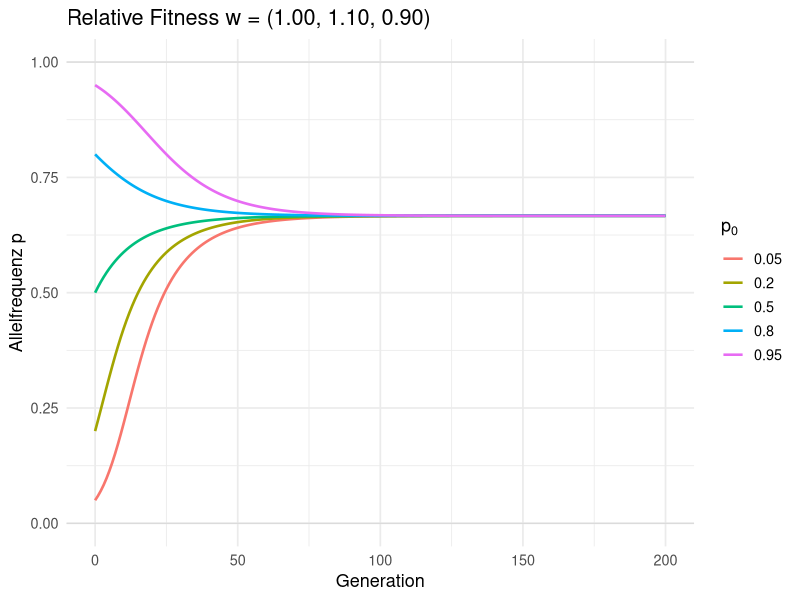
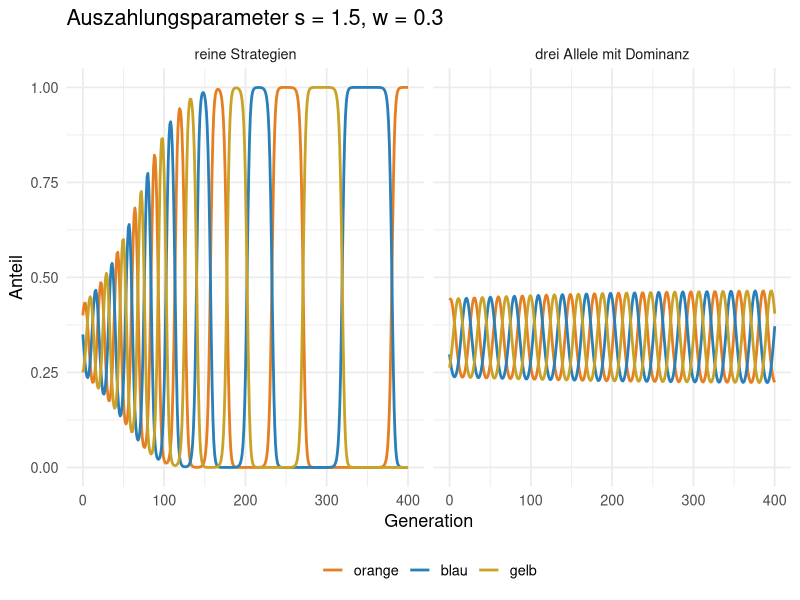
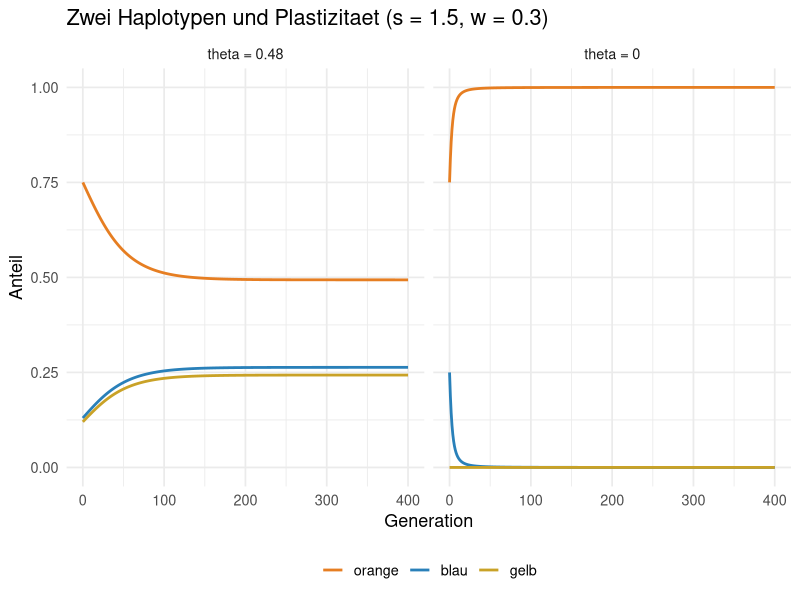

These charts were generated, in order, by the following R code:
## ---- chunk 1
knitr::opts_chunk$set(echo = TRUE, warning = FALSE, message = FALSE,
                      fig.height = 3.6)
library(ggplot2)
theme_set(theme_minimal(base_size = 13))
cols_morph <- c(orange = "#e67e22", blau = "#2980b9", gelb = "#c9a227")
## ---- chunk 2
# Eine Generation: Allelfrequenz p nach Selektion mit Fitness w = (w_AA, w_Aa, w_aa)
selektionsschritt <- function(p, w) {
  q <- 1 - p
  wbar <- p^2 * w[1] + 2 * p * q * w[2] + q^2 * w[3]  # mittlere Fitness
  (p^2 * w[1] + p * q * w[2]) / wbar                     # Beitrag von A
}

# Bahn von p über mehrere Generationen
simuliere_w <- function(p0, w, gen = 200) {
  p <- numeric(gen + 1)
  p[1] <- p0
  for (t in seq_len(gen)) p[t + 1] <- selektionsschritt(p[t], w)
  p
}

# Homozygote fest; Heterozygote frei waehlen
w_AA <- 1.0
w_aa <- 0.9
w_Aa <- 1.1   # <- aendern (z.B. 0.5, 0.95, 1.1)

w <- c(w_AA, w_Aa, w_aa)
starts <- c(0.05, 0.2, 0.5, 0.8, 0.95)   # Startwerte gleich lassen

df1 <- do.call(rbind, lapply(starts, function(p0) {
  data.frame(t = 0:200, p = simuliere_w(p0, w), start = factor(p0))
}))

ggplot(df1, aes(t, p, colour = start, group = start)) +
  geom_hline(yintercept = c(0, 1), colour = "grey85", linewidth = 0.4) +
  geom_line(linewidth = 0.9) +
  coord_cartesian(ylim = c(0, 1)) +
  labs(x = "Generation", y = "Allelfrequenz p",
       title = sprintf("Relative Fitness w = (%.2f, %.2f, %.2f)", w[1], w[2], w[3]),
       colour = expression(p[0]))
## ---- chunk 3
# RPS-Auszahlungsmatrix (Kosten): s > 1 stark, w < 1 schwach
make_rps_A <- function(s, w) {
  matrix(c(1, w, s, s, 1, w, w, s, 1), 3, byrow = TRUE)
}

# Reine Strategien (wie Woche 4): Anteile f, Fitness aus A, Normalisieren
simuliere_strategie <- function(f0, s, w, gen = 400, C = 2) {
  F <- matrix(NA_real_, gen + 1, 3)
  F[1, ] <- f0 / sum(f0)
  for (t in seq_len(gen)) {
    W <- C - as.vector(make_rps_A(s, w) %*% F[t, ])
    f1 <- F[t, ] * W
    F[t + 1, ] <- f1 / sum(f1)
  }
  F
}

# Allelfrequenzen p = (o, b, y) → Morphanteile unter zyklischer Dominanz
morphen_3allel <- function(p) {
  o <- p[1]; b <- p[2]; y <- p[3]
  c(o^2 + 2 * o * b,   # orange: OO, OB
    b^2 + 2 * b * y,   # blau:   BB, BY
    y^2 + 2 * y * o)   # gelb:   YY, YO
}

# Drei Allele: HWE → Morphen → Fitness → Genotypselektion → neue Allelfrequenzen
simuliere_3allel <- function(p0, s, w, gen = 400, C = 2) {
  P <- matrix(NA_real_, gen + 1, 3)
  P[1, ] <- p0 / sum(p0)
  for (t in seq_len(gen)) {
    o <- P[t, 1]; b <- P[t, 2]; y <- P[t, 3]
    f <- morphen_3allel(P[t, ])
    Wm <- C - as.vector(make_rps_A(s, w) %*% f)
    g <- c(o^2, 2 * o * b, 2 * o * y, b^2, 2 * b * y, y^2)
    Wg <- c(Wm[1], Wm[1], Wm[3], Wm[2], Wm[2], Wm[3])
    g1 <- g * Wg / sum(g * Wg)
    P[t + 1, ] <- c(
      g1[1] + 0.5 * g1[2] + 0.5 * g1[3],
      g1[4] + 0.5 * g1[2] + 0.5 * g1[5],
      g1[6] + 0.5 * g1[3] + 0.5 * g1[5]
    )
  }
  P
}

bahn_lang <- function(M, modell) {
  nm <- c("orange", "blau", "gelb")
  do.call(rbind, lapply(seq_along(nm), function(j) {
    data.frame(
      t = 0:(nrow(M) - 1),
      anteil = M[, j],
      morph = factor(nm[j], levels = nm),
      modell = modell
    )
  }))
}

plot_morphen <- function(df, title) {
  ggplot(df, aes(t, anteil, colour = morph)) +
    geom_line(linewidth = 0.95) +
    facet_wrap(~ modell) +
    scale_colour_manual(values = cols_morph) +
    coord_cartesian(ylim = c(0, 1)) +
    labs(x = "Generation", y = "Anteil", colour = NULL, title = title) +
    theme(legend.position = "bottom")
}

s <- 1.5   # <- aendern
w <- 0.3   # <- aendern
f0 <- c(0.4, 0.35, 0.25)

F_s <- simuliere_strategie(f0, s, w)
M_g <- t(apply(simuliere_3allel(f0, s, w), 1, morphen_3allel))

df2 <- rbind(
  bahn_lang(F_s, "reine Strategien"),
  bahn_lang(M_g, "drei Allele mit Dominanz")
)
df2$modell <- factor(df2$modell,
                     levels = c("reine Strategien", "drei Allele mit Dominanz"))

plot_morphen(df2, sprintf("Auszahlungsparameter s = %s, w = %s", s, w))
## ---- chunk 4
# Haplotypfrequenz p (Anteil O): Morphanteile mit Plastizitaet theta
farben_theta <- function(p, theta) {
  q <- 1 - p
  c(p^2 + 2 * p * q,       # orange: alles mit mindestens einem O
    (1 - theta) * q^2,     # blau: Anteil (1 - theta) der BB
    theta * q^2)           # gelb: Anteil theta der BB
}

# Eine Frequenz p; Fitness von B ist der Mittelwert aus blau und gelb
simuliere_theta <- function(p0, theta, s, w, gen = 400, C = 2) {
  p <- numeric(gen + 1)
  p[1] <- p0
  for (t in seq_len(gen)) {
    f <- farben_theta(p[t], theta)
    W <- C - as.vector(make_rps_A(s, w) %*% f)
    wO <- W[1]
    wB <- (1 - theta) * W[2] + theta * W[3]
    q <- 1 - p[t]
    p[t + 1] <- p[t] * wO / ((p[t]^2 + 2 * p[t] * q) * wO + q^2 * wB)
  }
  p
}

theta <- 0.48   # <- aendern
s3 <- 1.5
w3 <- 0.3

traj <- function(th, label) {
  p <- simuliere_theta(0.5, th, s3, w3)
  M <- t(sapply(p, function(pi) farben_theta(pi, th)))
  bahn_lang(M, label)
}

df3 <- rbind(
  traj(theta, sprintf("theta = %s", theta)),
  traj(0, "theta = 0")
)
df3$modell <- factor(df3$modell,
                     levels = c(sprintf("theta = %s", theta), "theta = 0"))

plot_morphen(
  df3,
  sprintf("Zwei Haplotypen und Plastizitaet (s = %s, w = %s)", s3, w3)
)
